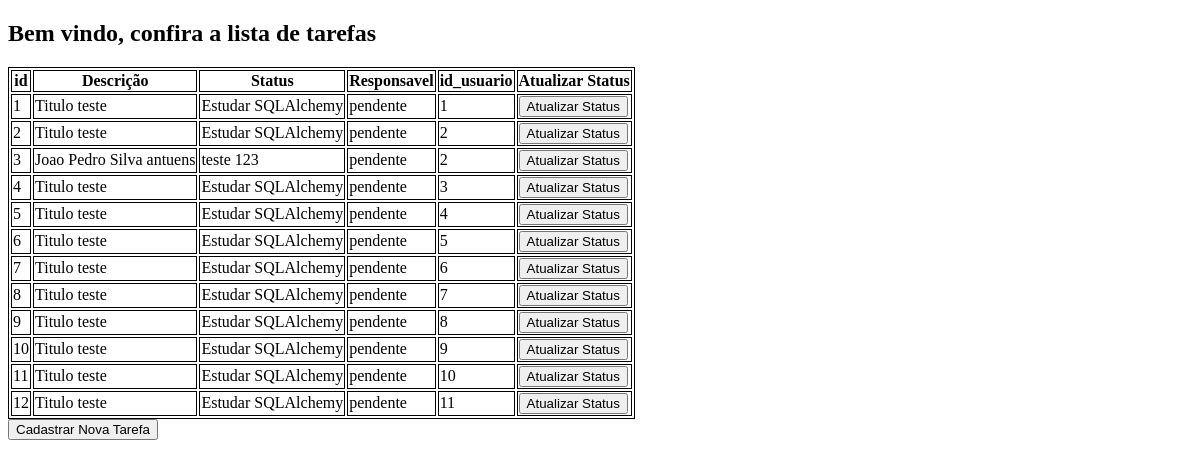
Before: / with the older database file.
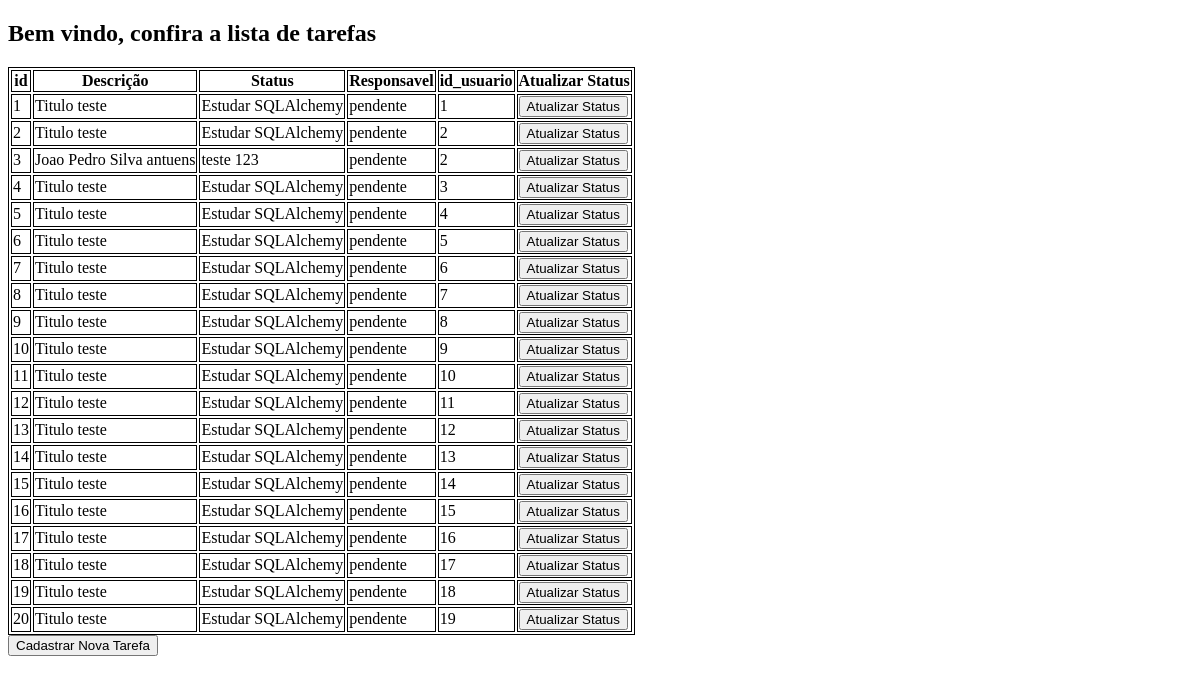
After: the same page with the newer database file.
### models/bancoSQL.py (models this page shows)
class Task(Base):
     __tablename__ = 'tasks'
     id = Column(Integer, primary_key=True)
     title = Column(String, nullable=False)
     description = Column(String, nullable=False)
     status = Column(String, default='pendente')
     user_id = Column(Integer, nullable=False)

### controle/task.py (the view)
        @staticmethod
        def index():
                tasks = session.query(Task).all()
                return render_template('index.html', tasks=tasks)

### view/templates/index.html (shortened to what this page needs)
<!DOCTYPE html>
<html>
  <head>
  </head>
  <body>
    <h2>Bem vindo, confira a lista de tarefas</h2>
    <table>
      <tr>
        <th>id</th>
        <th>Descrição</th>
        <th>Status</th>
        <th>Responsavel</th>
        <th>id_usuario</th>
        <th>Atualizar Status</th>
      </tr>
      <tbody>
        {% for tarefa in tasks %}
        <tr>
          <td>{{ tarefa.id }}</td>
          <td>{{ tarefa.title }}</td>
          <td>{{ tarefa.description }}</td>
          <td>{{ tarefa.status }}</td>
          <td>{{ tarefa.user_id }}</td>
          <td> <button onclick="updateStatus({{ tarefa.id }})">Atualizar Status</button></td>
        </tr>
        {% endfor %}
      </tbody>
    </table>
    <button type="button" onclick="window.location.href='/contact'">
      Cadastrar Nova Tarefa
    </button>
  </body>
  </body>
</html>

### view/templates/index.html (style rules this page uses)
table, th, td { border: 1px solid black; }

Changed rows visible on the page:
added Task: id "13", title "Titulo teste", description "Estudar SQLAlchemy", status "pendente", user_id "12"
added Task: id "14", title "Titulo teste", description "Estudar SQLAlchemy", status "pendente", user_id "13"
added Task: id "15", title "Titulo teste", description "Estudar SQLAlchemy", status "pendente", user_id "14"
added Task: id "16", title "Titulo teste", description "Estudar SQLAlchemy", status "pendente", user_id "15"
added Task: id "17", title "Titulo teste", description "Estudar SQLAlchemy", status "pendente", user_id "16"
added Task: id "18", title "Titulo teste", description "Estudar SQLAlchemy", status "pendente", user_id "17"
added Task: id "19", title "Titulo teste", description "Estudar SQLAlchemy", status "pendente", user_id "18"
added Task: id "20", title "Titulo teste", description "Estudar SQLAlchemy", status "pendente", user_id "19"
